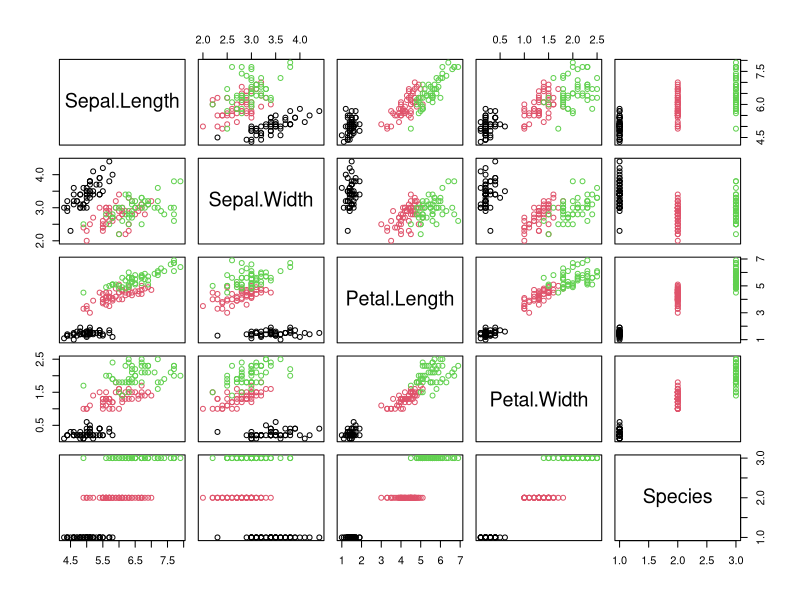
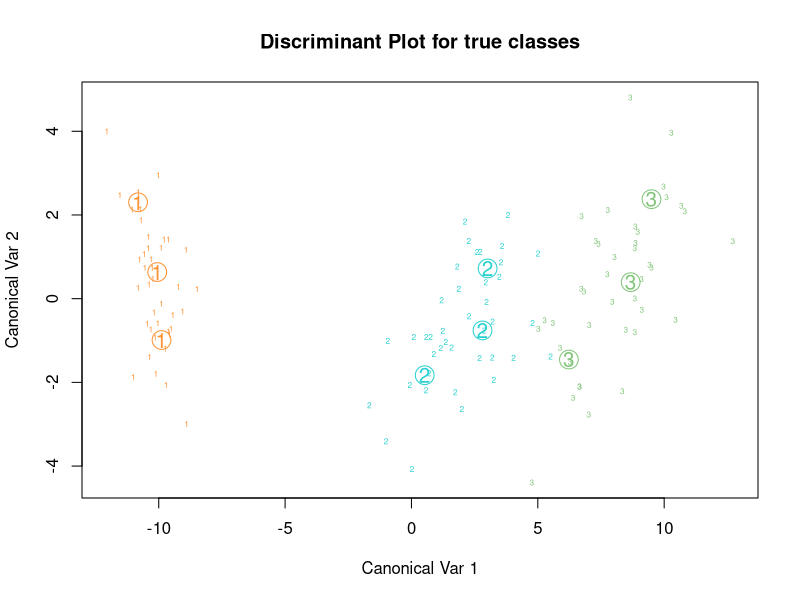
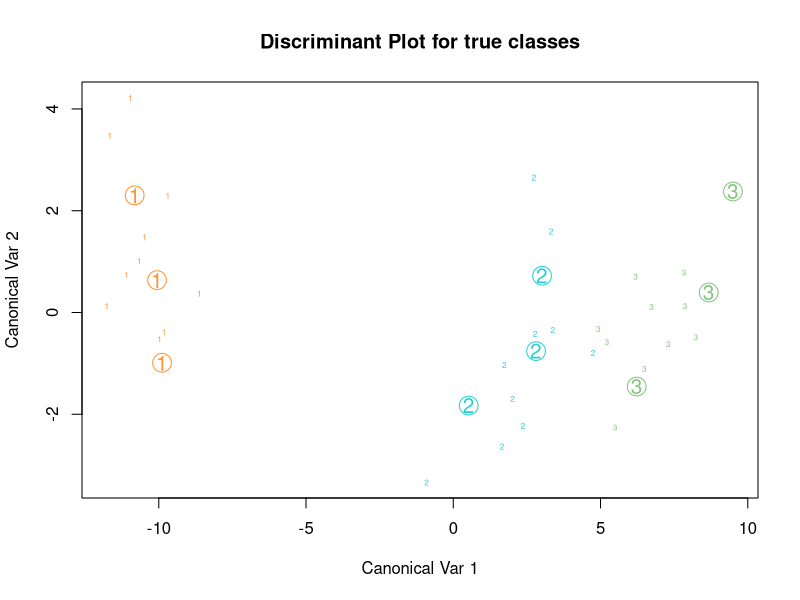

Source code (R) for these figures, in order:
## ---- chunk 1
library(tidyverse)
library(caret)
library(mda)
## ---- chunk 2
# Load the data
data("iris")

# check for Nas
anyNA(iris)

# Inspect the data
sample_n(iris, 3)

# dim
dim(iris)

#internl structure
glimpse(iris)

# Covariance scatterplot Matrix. View how each variable varies with the rest as well as how the classes are distributed
pairs(iris, col=iris$Species)

## ---- chunk 3
# Estimate preprocessing parameters
preproc.param <- iris %>% 
  preProcess(method = c("center", "scale"))

# Transform the data using the estimated parameters
standardized_iris <- preproc.param %>% predict(iris)

## ---- chunk 4
set.seed(123)
training.samples <- standardized_iris$Species %>% 
  createDataPartition(p = 0.8, list = FALSE)

train.data  <- standardized_iris[training.samples, ]
test.data <- standardized_iris[-training.samples, ]
## ---- chunk 5
# Fit the MDA model
mda_model <- mda(Species~., data = train.data)
mda_model
## ---- chunk 6
# plot the model
plot(mda_model, train.data)
## ---- chunk 7
# plot the model
plot(mda_model, test.data)
## ---- chunk 8
# Make predictions
preds <- mda_model %>% predict(test.data)
# Model accuracy
mean(preds == test.data$Species)
